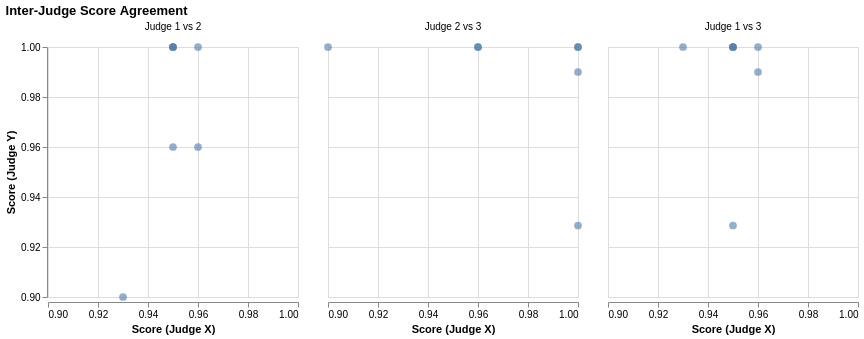

Vega-Lite specification stored for this chart:
### Vega-Lite specification from a JSON file in a GitHub repository (floating-point values rounded to 4 significant figures)
{"config": {"view": {"continuousWidth": 300, "continuousHeight": 300}}, "data": {"name": "data-d92eff42309bc9e6da3640515d60edba"}, "facet": {"column": {"field": "pair_label", "sort": ["Judge 1 vs 2", "Judge 2 vs 3", "Judge 1 vs 3"], "title": null, "type": "nominal"}}, "spec": {"mark": {"type": "circle", "opacity": 0.6, "size": 60}, "encoding": {"tooltip": [{"field": "pair_label", "title": "Comparison", "type": "nominal"}, {"field": "score_x", "format": ".3f", "title": "Judge X Score", "type": "quantitative"}, {"field": "score_y", "format": ".3f", "title": "Judge Y Score", "type": "quantitative"}], "x": {"field": "score_x", "scale": {"domain": [0.9, 1.0]}, "title": "Score (Judge X)", "type": "quantitative"}, "y": {"field": "score_y", "scale": {"domain": [0.9, 1.0]}, "title": "Score (Judge Y)", "type": "quantitative"}}, "height": 250, "width": 250}, "resolve": {"scale": {"x": "shared", "y": "shared"}}, "title": "Inter-Judge Score Agreement", "$schema": "https://vega.github.io/schema/vega-lite/v6.1.0.json", "datasets": {"data-d92eff42309bc9e6da3640515d60edba": [{"pair_label": "Judge 1 vs 2", "judge_x": "Judge 1", "judge_y": "Judge 2", "score_x": 0.96, "score_y": 0.96}, {"pair_label": "Judge 1 vs 2", "judge_x": "Judge 1", "judge_y": "Judge 2", "score_x": 0.95, "score_y": 0.96}, {"pair_label": "Judge 1 vs 2", "judge_x": "Judge 1", "judge_y": "Judge 2", "score_x": 0.95, "score_y": 1.0}, {"pair_label": "Judge 1 vs 2", "judge_x": "Judge 1", "judge_y": "Judge 2", "score_x": 0.96, "score_y": 1.0}, {"pair_label": "Judge 1 vs 2", "judge_x": "Judge 1", "judge_y": "Judge 2", "score_x": 0.95, "score_y": 1.0}, {"pair_label": "Judge 1 vs 2", "judge_x": "Judge 1", "judge_y": "Judge 2", "score_x": 0.95, "score_y": 1.0}, {"pair_label": "Judge 1 vs 2", "judge_x": "Judge 1", "judge_y": "Judge 2", "score_x": 0.93, "score_y": 0.9}, {"pair_label": "Judge 2 vs 3", "judge_x": "Judge 2", "judge_y": "Judge 3", "score_x": 0.96, "score_y": 1.0}, {"pair_label": "Judge 2 vs 3", "judge_x": "Judge 2", "judge_y": "Judge 3", "score_x": 0.96, "score_y": 1.0}, {"pair_label": "Judge 2 vs 3", "judge_x": "Judge 2", "judge_y": "Judge 3", "score_x": 1.0, "score_y": 1.0}, {"pair_label": "Judge 2 vs 3", "judge_x": "Judge 2", "judge_y": "Judge 3", "score_x": 1.0, "score_y": 0.99}, {"pair_label": "Judge 2 vs 3", "judge_x": "Judge 2", "judge_y": "Judge 3", "score_x": 1.0, "score_y": 0.9286}, {"pair_label": "Judge 2 vs 3", "judge_x": "Judge 2", "judge_y": "Judge 3", "score_x": 1.0, "score_y": 1.0}, {"pair_label": "Judge 2 vs 3", "judge_x": "Judge 2", "judge_y": "Judge 3", "score_x": 0.9, "score_y": 1.0}, {"pair_label": "Judge 1 vs 3", "judge_x": "Judge 1", "judge_y": "Judge 3", "score_x": 0.96, "score_y": 1.0}, {"pair_label": "Judge 1 vs 3", "judge_x": "Judge 1", "judge_y": "Judge 3", "score_x": 0.95, "score_y": 1.0}, {"pair_label": "Judge 1 vs 3", "judge_x": "Judge 1", "judge_y": "Judge 3", "score_x": 0.95, "score_y": 1.0}, {"pair_label": "Judge 1 vs 3", "judge_x": "Judge 1", "judge_y": "Judge 3", "score_x": 0.96, "score_y": 0.99}, {"pair_label": "Judge 1 vs 3", "judge_x": "Judge 1", "judge_y": "Judge 3", "score_x": 0.95, "score_y": 0.9286}, {"pair_label": "Judge 1 vs 3", "judge_x": "Judge 1", "judge_y": "Judge 3", "score_x": 0.95, "score_y": 1.0}, {"pair_label": "Judge 1 vs 3", "judge_x": "Judge 1", "judge_y": "Judge 3", "score_x": 0.93, "score_y": 1.0}]}}
